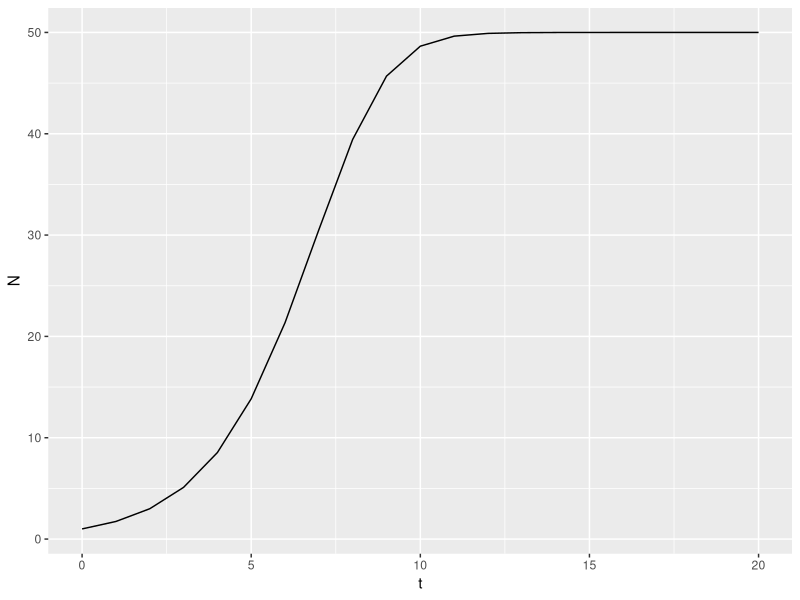
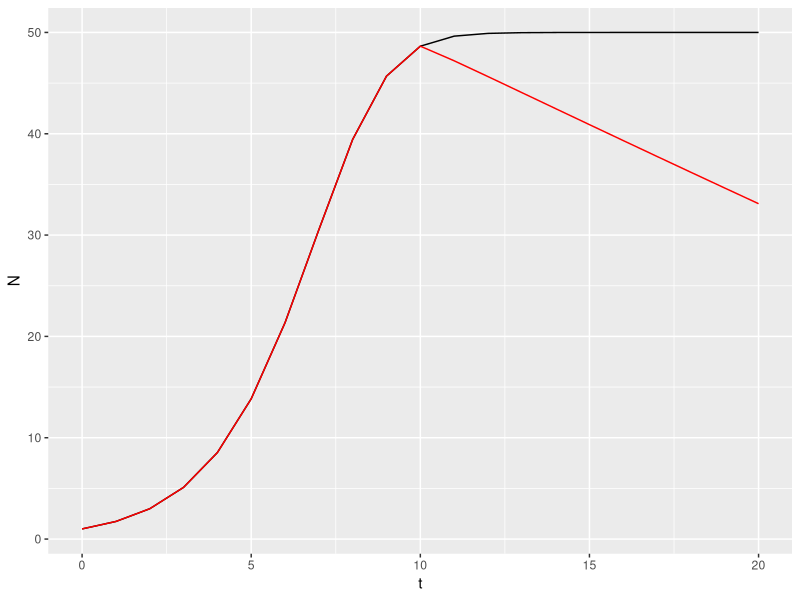
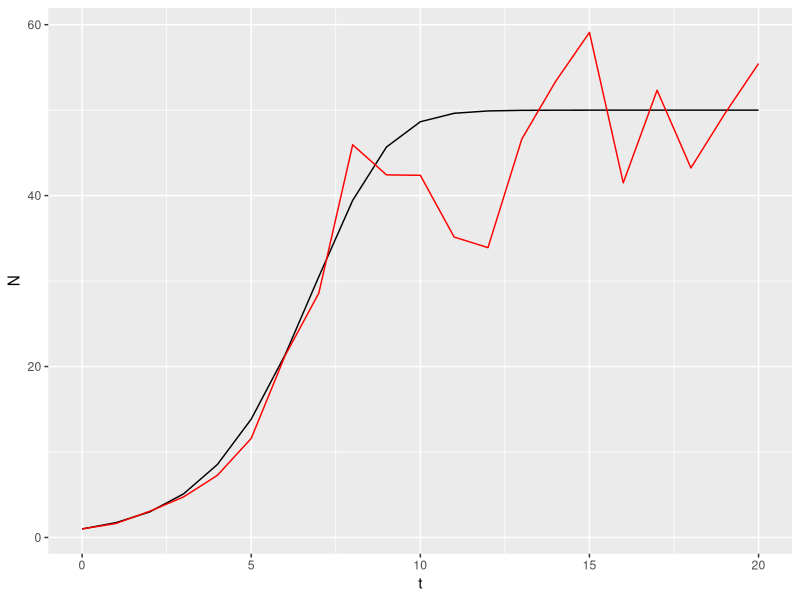
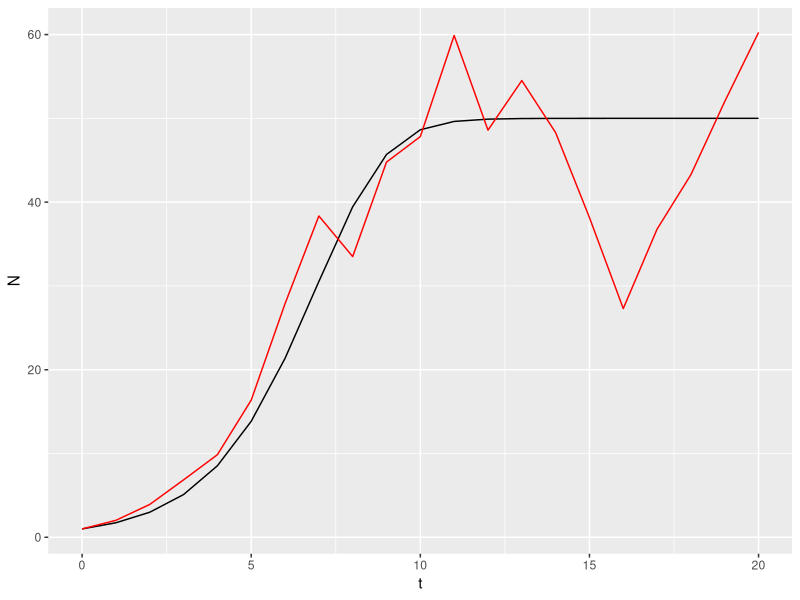

These charts were generated, in order, by the following R code:
## ---- chunk 1
# load necessary packages here
library(tidyverse)
## ---- chunk 2
logisticpop <- function(N0, t = 1, b_0 = 1.25,
                        b_1 = -0.01,
                        d_0 = 0.5,
                        d_1 = 0.005){
  N <- vector("numeric", length = length(t))
  N[1] <- N0  # first entry in vector is initial population size
  last_t <- length(N)
  # these next lines will cause warnings if
  # b is not either length 1 or last_t
  if (length(b_0) != last_t) b_0 <- rep(b_0, times=last_t)
  if (length(b_1) != last_t) b_1 <- rep(b_1, times=last_t)
  if (length(d_0) != last_t) d_0 <- rep(d_0, times=last_t)
  if (length(d_1) != last_t) d_1 <- rep(d_1, times=last_t)
  # Now we "loop" and calculate N for each time
  # notice that the code is *exactly* like the equation
  for (i in seq_along(t[-last_t])){
    N[i+1] <- N[i] * (1 + (b_0[i] + b_1[i]*N[i]) -
                        (d_0[i] + d_1[i]*N[i]))
  }
  return(data.frame(t=t, b_0 = b_0,
                    b_1 = b_1,
                    d_0 = d_0,
                    d_1 = d_1,
                    N = N))
}

## ---- chunk 3
M1 <- logisticpop(1, t = 0:20)
ggplot() + 
  geom_line(aes(x=t, y=N), data = M1)
## ---- chunk 4
b_0 <- c(rep(1.25, times=10),seq(1.2, by=-0.025, length=11))
M2 <- logisticpop(1, t = 0:20, b_0 = b_0)
ggplot() + 
  geom_line(aes(x=t, y=N), data = M1) + 
  geom_line(aes(x=t, y=N), data = M2, color="red")
## ---- chunk 5
b_0 <- rnorm(21, 1.25, 0.2)
M3 <- logisticpop(1, t = 0:20, b_0 = b_0)
ggplot() + 
  geom_line(aes(x=t, y=N), data = M1) + 
  geom_line(aes(x=t, y=N), data = M3, color="red")
## ---- chunk 6
inputs <- map(rep(21, times=20), rnorm, mean=1.25, sd=0.2)
b_0 <- rnorm(21, 1.25, 0.2)
M3 <- logisticpop(1, t = 0:20, b_0 = b_0)
ggplot() + 
  geom_line(aes(x=t, y=N), data = M1) + 
  geom_line(aes(x=t, y=N), data = M3, color="red")
